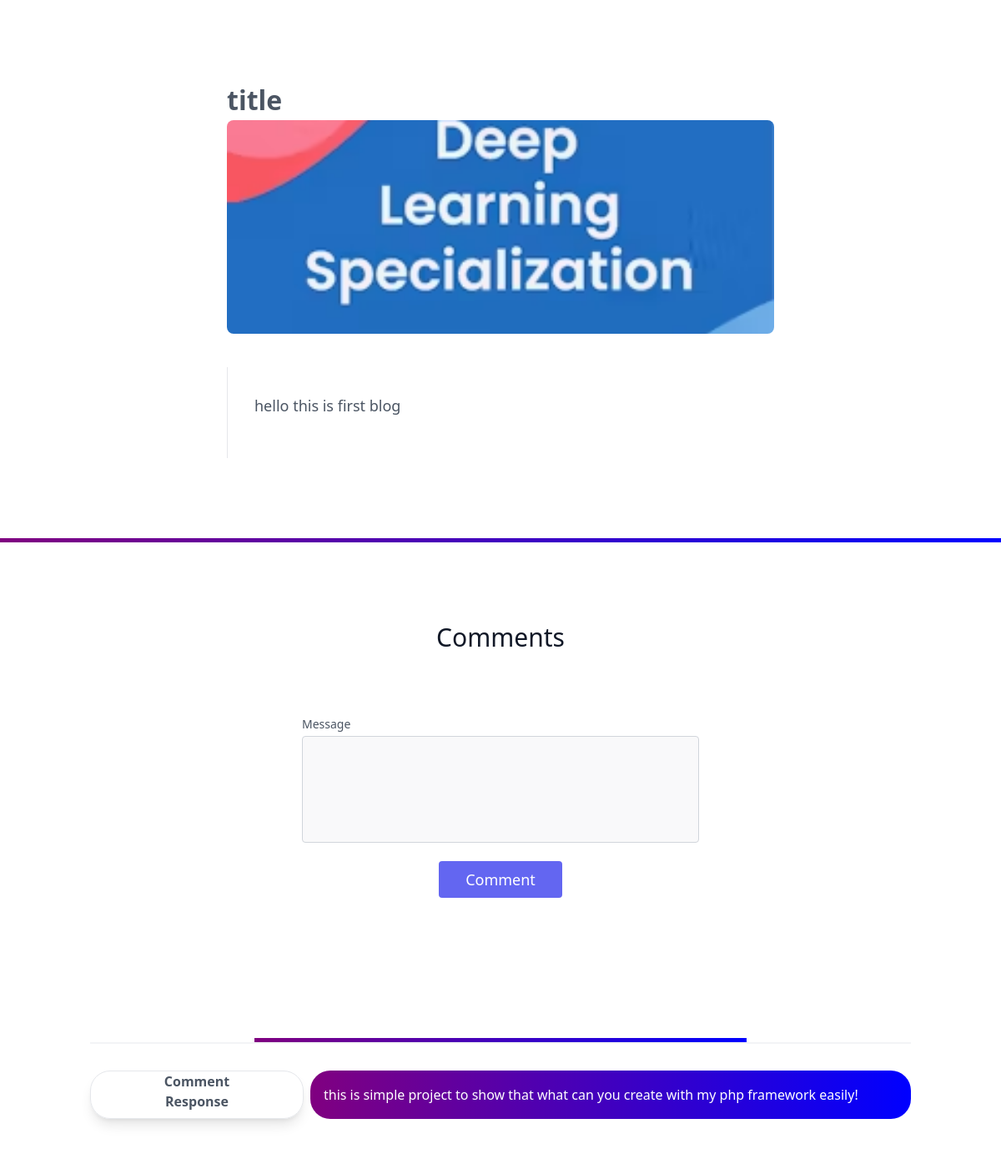
The app's page /blog?id=6 with its own data.
### tables this page shows
CREATE TABLE blogs (blog_id INTEGER, title TEXT, url TEXT, content TEXT);

CREATE TABLE comment (blog_id INTEGER, comment TEXT);

### framework/Controllers/Controllers.php (called while the page is built, shortened)
<?php
class Controllers extends Template{
    function blog($req){
        $db = new db($_ENV['SQLITE_DB_NAME']);
        $rows = $db->table('blogs')->where("blog_id","=",$req["id"])->get();
        $rowc = $db->table('comment')->where("blog_id","=",$req["id"])->get();
        return $this->view("blog",["blog"=>$rows[0],"comment"=>$rowc]);
    }
}

### framework/Router/Router.php (called while the page is built, shortened)
<?php
class Router extends utility
{
    protected $paths = ["GET" => [], "POST" => []];
    function add($method, $path, $handler)
    {
        switch ($method) {
            case "GET":
                $this->paths["GET"][$path] = $handler;
                break;
            case "POST":
                $this->paths["POST"][$path] = $handler;
                break;
        }
    }
    function active()
    {
        $url = $_SERVER["REQUEST_URI"];
        $method = $_SERVER["REQUEST_METHOD"];
        $url = parse_url($url);
        if ($this->path_exist($url['path'], $method)) {
            $handler = $this->paths[$method][$url['path']];
            if (is_array($handler)) {
                return (new $handler[0])->{$handler[1]}(array_merge($_REQUEST,$_FILES));
            } else {
                return $handler($_REQUEST);
            }
        } else {
            return (new Error())->InvalidRequest();
        }
    }
    function path_exist($url, $method)
    {
        return array_key_exists($url, $this->paths[$method]);
    }
}

### framework/DataBase/SQLite.php (called while the page is built, shortened)
<?php
class SQLite {
    private $pdo;
    private $table;
    private $whereClauses = [];
    private $queryParams = [];
    private $dbName;
    public function __construct($dbName=null) {
        if(!$this->createDatabase($dbName)){
        $this->dbName = $dbName.".sqlite";
    }
    }
    private function connect() {
        $dsn = "sqlite:" . __DIR__ . "/sqlite/" . $this->dbName;
        $this->pdo = new \PDO($dsn);
        $this->pdo->setAttribute(\PDO::ATTR_ERRMODE, \PDO::ERRMODE_EXCEPTION);
    }
    public function table($table) {
        $this->table = $table;
        return $this;
    }
    public function where($column, $operator, $value) {
        $this->whereClauses[] = "$column $operator ?";
        $this->queryParams[] = $value;
        return $this;
    }
    public function get() {
        $sql = "SELECT * FROM $this->table";
        if (!empty($this->whereClauses)) {
            $sql .= " WHERE " . implode(' AND ', $this->whereClauses);
        }
        $stmt = $this->pdo->prepare($sql);
        $stmt->execute($this->queryParams);
        return $stmt->fetchAll(\PDO::FETCH_ASSOC);
    }
    public function createDatabase($dbName) {
        $dbName .= ".sqlite";
        $newDbPath = __DIR__ . "/sqlite/" . $dbName;
        if (file_exists($newDbPath)) {
            return false;
        }
        $this->dbName = $dbName;
        return true;
    }
}

### framework/autoload.php (called while the page is built, shortened)
<?php
spl_autoload_register(function ($class){
    $file_path = __DIR__."/../".str_replace("\\","/",$class).".php";
});

### framework/cache/126ac9f6149081eb0e97c2e939eaad52.php (the view, shortened to what this page needs)
<!doctype html>
<html>
<head>
  <script src="https://cdn.tailwindcss.com"></script>
  <link rel="stylesheet" href=<?php $this->asset("style.css"); ?> >
</head>
<body>
<section class="text-gray-600 body-font">
  <div class="container px-5 py-24 mx-auto flex flex-col">
    <div class="lg:w-4/6 mx-auto">
        <h1 style="font-size:2rem;font-weight:bolder"><?php echo htmlspecialchars($blog['title'], ENT_QUOTES, "UTF-8"); ?></h1>
      <div class="rounded-lg h-64 overflow-hidden">
        <img alt="content" class="object-cover object-center h-full w-full" src="<?php echo htmlspecialchars($blog['url'], ENT_QUOTES, "UTF-8"); ?>">
      </div>
      <div class="flex flex-col sm:flex-row mt-10">
        <div class=" sm:pl-8  sm:py-8 sm:border-l border-gray-200 sm:border-t-0 border-t mt-4 pt-4 sm:mt-0 text-center sm:text-left">
          <p class="leading-relaxed text-lg mb-4"><?php echo htmlspecialchars($blog['content'], ENT_QUOTES, "UTF-8"); ?></p>
        </div>
      </div>
    </div>
  </div>
</section>
<div class="dividers"></div>
<section class="text-gray-600 body-font relative">
  <div class="container px-5 py-24 mx-auto">
    <div class="flex flex-col text-center w-full mb-12">
      <h1 class="sm:text-3xl text-2xl font-medium title-font mb-4 text-gray-900">Comments</h1>
    </div>
    <div class="lg:w-1/2 md:w-2/3 mx-auto">
        <form action="comment" method="get">
        <div class="p-2 w-full">
          <div class="relative">
            <label for="message" class="leading-7 text-sm text-gray-600">Message</label>
            <textarea id="message" name="message" class="w-full bg-gray-100 bg-opacity-50 rounded border border-gray-300 focus:border-indigo-500 focus:bg-white focus:ring-2 focus:ring-indigo-200 h-32 text-base outline-none text-gray-700 py-1 px-3 resize-none leading-6 transition-colors duration-200 ease-in-out"></textarea>
          </div>
        </div>
        <div class="p-2 w-full">
          <button class="flex mx-auto text-white bg-indigo-500 border-0 py-2 px-8 focus:outline-none hover:bg-indigo-600 rounded text-lg">Comment</button>
        </div>
        </div>
      </div></form>
</section>
<section class="text-gray-600 body-font overflow-hidden">
    <?php foreach($comment as $c): ?>
    <div class="container px-5 py-24 mx-auto">
        <div class="-my-8 divide-y-2 divide-gray-100">
            <div class="dividers" style="width:60%;margin:auto"></div>
            <div class="py-8 flex flex-wrap md:flex-nowrap">
                <div class="md:w-64 rounded-3xl md:mb-0  flex-shrink-0  flex border shadow-lg text-center me-2 flex-col  ">
                    <span class="font-semibold title-font text-grey-700">Comment</span>
                    <span class="font-semibold title-font text-grey-700">Response</span>
        </div>
        <div class="md:flex-grow divider  rounded-3xl">
          <p class="leading-relaxed"><?php echo htmlspecialchars($c["comment"], ENT_QUOTES, "UTF-8"); ?></p>
        </div>
      </div>
<?php endforeach; ?>
    </div>
  </div>
</section>
</body>
</html>

### public/style.css (style rules this page uses)
.dividers { height: 5px; background-image: linear-gradient(to right,purple,blue); width: 100%; }
.divider { background-image: linear-gradient(to right,purple,blue); color: white!important; padding: 1rem; }

### records on screen
blogs: title "title", url (picture), content "hello this is first blog"
comment: comment "this is simple project to show that what can you create with my php framework easily!"
